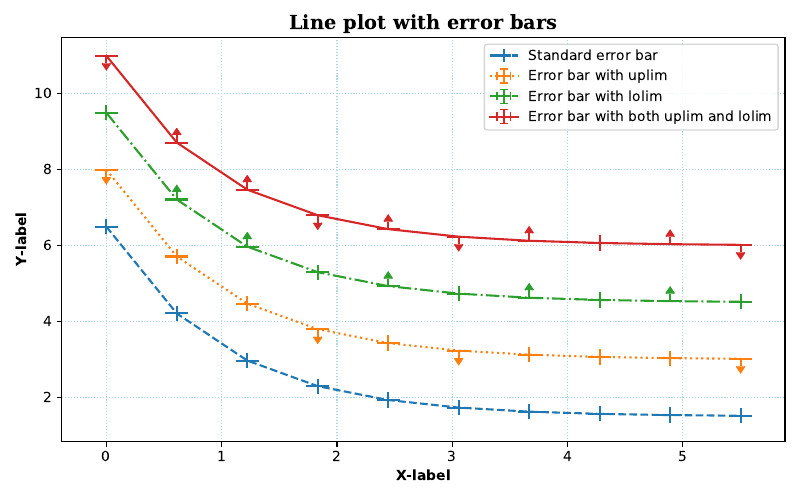

Generate this figure with Python:
# Errorbars with Line Graph
import numpy as np
import matplotlib.pyplot as plt
font_param = {'size': 14, 'fontweight': 'semibold',
              'family': 'serif', 'style': 'normal'}


# ToDo: Prepare data
x = np.linspace(0, 5.5, 10)
y = 5*np.exp(-x)
x_err = 0.1
y_err = 0.2

# ToDo: Plot data
# Set lower & upper limits of the error
lower_lim = np.array([0, 1, 1, 0, 1, 0, 1, 0, 1, 0], dtype=bool)
upper_lim = np.array([1, 0, 0, 1, 0, 1, 0, 0, 0, 1], dtype=bool)

fig, ax = plt.subplots(figsize=(8, 5))


# standard error bars
ax.errorbar(x, y + 1.5, xerr=x_err, yerr=y_err, ls='--', label='Standard error bar')

# Plot with upper limits
ax.errorbar(x, y + 3, xerr=x_err, yerr=y_err, ls=':', uplims=upper_lim, label='Error bar with uplim')

# Plot with lower limits
ax.errorbar(x, y + 4.5, xerr=x_err, yerr=y_err, ls='-.', lolims=lower_lim, label='Error bar with lolim')

# Plot with upper and lower limits
ax.errorbar(x, y + 6, xerr=x_err, yerr=y_err, ls='-', uplims=upper_lim, lolims=lower_lim, label='Error bar with both uplim and lolim')

ax.set_xlabel('X-label', size=10, fontweight='semibold')
ax.set_ylabel('Y-label', size=10, fontweight='semibold')
ax.set_title('Line plot with error bars', font_param)
plt.legend()

plt.grid(c='lightblue', ls=':')
plt.tight_layout()
plt.savefig('errorbar_with_linegraph.pdf')
plt.show()
